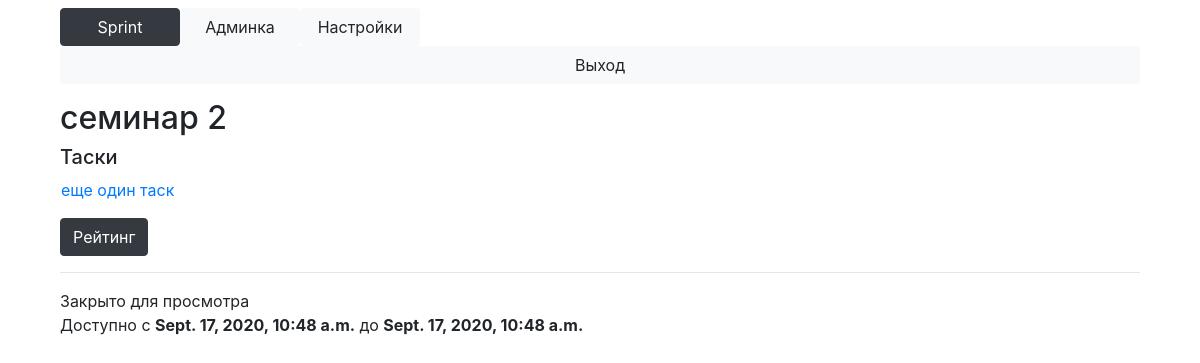
Page /block?id=49 (signed in) on the committed database.
### Main/models.py (models this page shows, shortened)
class Block(models.Model):
    name = models.TextField()
    course = models.ForeignKey(Course, on_delete=models.CASCADE)
    time_start = models.DateTimeField()
    time_end = models.DateTimeField()
    opened = models.BooleanField(default=False)
    show_rating = models.BooleanField(default=True)
    @property
    def tasks(self):
        return Task.objects.filter(block=self)

class Task(models.Model):
    name = models.TextField()
    block = models.ForeignKey(Block, on_delete=models.CASCADE)
    legend = models.TextField(default='')
    input = models.TextField(default='')
    output = models.TextField(default='')
    specifications = models.TextField(default='')
    time_limit = models.IntegerField(default=10000)
    weight = models.FloatField(default=1.0)
    max_mark = models.IntegerField(default=10)
    max_solutions_count = models.IntegerField(default=10)
    show_details = models.BooleanField(default=False)
    full_solution = models.BooleanField(default=False)

### Main/views.py (the view)
# urls.py: path('block', views.block),
def block(request):
    current_block = Block.objects.get(id=request.GET['id'])
    if not check_permission_block(request.user, current_block):
        return HttpResponseRedirect('/main')
    return render(request, 'block.html', context={'Block': current_block,
                                                  'is_admin': check_admin(request.user),
                                                  'user': request.user})

### Main/context_processors.py (called while the page is built)
def attributes(request):
	return {
		'current_page': 'settings' if '/settings' == request.path else 'admin' if '/admin/' in request.path else 'main',
		'is_admin': check_admin(request.user)
	}

### Main/main.py (called while the page is built)
def check_login(user):
    return user.is_authenticated

def check_admin(user):
    if check_teacher(user):
        return True
    if not check_login(user):
        return False
    return len(Subscribe.objects.filter(user=user, is_assistant=True)) > 0

def check_teacher(user):
    return user.is_staff and check_login(user)

def courses_available(user):
    if user.is_superuser:
        return Course.objects.all()
    else:
        return [s.course for s in Subscribe.objects.filter(user=user)]

def blocks_available(user):
    courses = courses_available(user)
    blocks = {}
    is_admin = check_admin(user)
    for course in courses:
        if is_admin:
            blocks[course] = Block.objects.filter(
                course=course
            )
        else:
            blocks[course] = Block.objects.filter(
                opened=True,
                time_start__lte=timezone.now(),
                course=course
            )
    return blocks

def check_permission_block(user, block):
    blocks = blocks_available(user)
    for course in blocks.keys():
        if block in blocks[course]:
            return True
    return False

### Main/templatetags/filters.py (called while the page is built)
@register.filter('mark_for_task')
def mark_for_task(task, user):
    try:
        return int(list(Solution.objects.filter(task=task, user=user, mark__isnull=False))[-1].mark * 10 / task.max_mark)
    except IndexError:
        return -1

@register.filter('marked')
def marked(mark):
    return mark != -1

### templates/block.html (shortened to what this page needs)
{% extends 'base.html' %}
{% load filters %}
{% block content %}
    <h2>{{ Block.name }}</h2>
    <h5>Таски</h5>
    <table>
        {% for task in Block.tasks %}
            <tr>
                <td>
                    <a href="/task?id={{ task.id }}">{{ task.name }}</a>
                </td>
                <td>
                </td>
            </tr>
        {% endfor %}
    </table>
    <a href="/rating?block_id={{ Block.id }}" class="btn btn-dark" style="margin-top: 15px;">Рейтинг</a>
    <hr>
    {% if Block.opened %}
        Открыто для просмотра
    {% else %}
        Закрыто для просмотра
    {% endif %}
    <br>Доступно с <b>{{ Block.time_start }}</b> до <b>{{ Block.time_end }}</b>
{% endblock %}

### rows in the picture
Block: name "семинар 2", time_start "Sept. 17, 2020, 10:48 a.m.", time_end "Sept. 17, 2020, 10:48 a.m."
Task: name "еще один таск"
